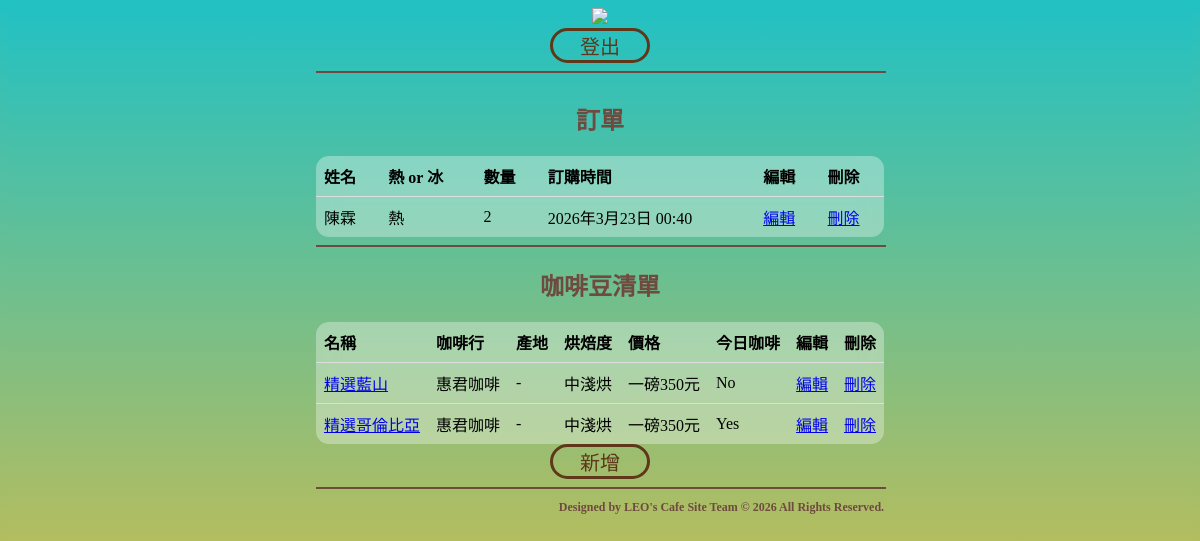
Page /adminmain/ on the committed database.
### LEOsCafeSiteapp/models.py (models this page shows, shortened)
class OrderItem(models.Model):
    Oname = models.CharField(max_length=20, null=False)
    Otemperature = models.CharField(max_length=20, null=False)
    Ocupnumber = models.IntegerField(null=False)
    Oodertime = models.DateTimeField(max_length=50, auto_now_add=True)

class CoffeeBeanItem(models.Model):
    CBname = models.CharField(max_length=50, null=False)
    CBcoffeeshop = models.CharField(max_length=50, null=False)
    CBplace = models.CharField(max_length=50, null=False)
    CBroasting = models.CharField(max_length=50, null=False)
    CBprice = models.CharField(max_length=50, null=False)
    CBflavor = models.CharField(max_length=50, null=False)
    CBurl = models.CharField(max_length=200, null=False)
    CBcoffeetoday = models.CharField(max_length=10, null=False)

### LEOsCafeSiteapp/views.py (the view)
# urls.py: path('adminmain/', views.adminmain),
def adminmain(request):
	CoffeeBeanItems = CoffeeBeanItem.objects.all().order_by('id')
	OrderItems = OrderItem.objects.all().order_by('Oodertime')
	return render(request, "adminmain.html", locals())

### templates/adminmain.html (shortened to what this page needs)
{% extends "base.html" %}
{% load static %}
{% block menu %}
    <a href="/logout/"><button class="base-button" type="button">登出</button></a>
{% endblock %}
{% block content %}
    <h2 style="color: #6e4a3f;">訂單</h2>
    <table class="all-coffee-table">
        <th>姓名</th><th>熱 or 冰</th><th>數量</th><th>訂購時間</th><th>編輯</th><th>刪除</th>
        {% for orditem in OrderItems %}
            <tr>
                <td style="text-align: left;">{{orditem.Oname}}</td>
                <td style="text-align: left;">{{orditem.Otemperature}}</td>
                <td style="text-align: left;">{{orditem.Ocupnumber}}</td>
                <td style="text-align: left;">{{orditem.Oodertime}}</td>
                <td style="text-align: left;">
                    <a href="/orderedit/{{orditem.id}}/load/" title="編輯">編輯</a>
                </td>
                <td style="text-align: left;">
                    <a href="/orderdelete/{{orditem.id}}/" title="編輯">刪除</a>
                </td>
            </tr>
        {% endfor %}
    </table>
    <hr width="100%" size="2" color="#6e4a3f" noshade>
    <h2 style="color: #6e4a3f;">咖啡豆清單</h2>
    <table class="all-coffee-table">
        <th>名稱</th><th>咖啡行</th><th>產地</th><th>烘焙度</th><th>價格</th><th>今日咖啡</th><th>編輯</th><th>刪除</th>
        {% for cbitem in CoffeeBeanItems %}
            <tr>
                <td style="text-align: left;">
                    <a href="{{cbitem.CBurl}}">
                    {{cbitem.CBname}}</a>
                </td>
                <td style="text-align: left;">{{cbitem.CBcoffeeshop}}</td>
                <td style="text-align: left;">{{cbitem.CBplace}}</td>
                <td style="text-align: left;">{{cbitem.CBroasting}}</td>
                <td style="text-align: left;">{{cbitem.CBprice}}</td>
                <td style="text-align: left;">{{cbitem.CBcoffeetoday}}</td>
                <td style="text-align: left;">
                    <a href="/cafeedit/{{cbitem.id}}/load/" title="編輯">編輯</a>
                </td>
                <td style="text-align: left;">
                    <a href="/cafedelete/{{cbitem.id}}/" title="刪除">刪除</a>
                </td>
            </tr>
        {% endfor %}
    </table>
    <a href="/cafeadd/"><button class="base-button" type="button">新增</button></a>
{% endblock %}

### templates/base.html (shortened to what this page needs)
<!DOCTYPE html>
<html>
<head>
    {% load static %}
	<link href="{% static "css/style.css" %}" rel="stylesheet" type="text/css" />
</head>
<body>
    <div id="warp">
        <table border="0" align="center" cellpadding="0" cellspacing="0", style="max-width: 800px;">
            <tr>
                <td align="middle">
                    <img class="img-fix2" src="{% static "images/logo.png" %}" width=40% />
                </td>
            </tr>
            <tr>
                <td align="absmiddle">
                    {% block menu %}{% endblock %}
                </td>
            </tr>
            <tr>
                <td align="center">
                    <hr width="100%" size="2" color="#6e4a3f" noshade>
                </td>
            </tr>
            <tr>
                <td align="center">
                    {% block content %}{% endblock %}
                </td>
            </tr>
            <tr>
                <td align="center">
                    <hr width="100%" size="2" color="#6e4a3f" noshade>
                </td>
            </tr>
            <tr>
                <td align="center">
                    <div align="right">
                        <b style="font-size:12px;color:#6e4a3f;">
                            Designed by LEO's Cafe Site Team © 2026 All Rights Reserved.</b>
                    </div>
                </td>
            </tr>
        </table>
    </div>
</body>
</html>

### static/css/style.css (style rules this page uses)
html, body { min-height: 100vh; background: linear-gradient(to bottom, rgba(34, 193, 195, 1), rgba(253, 187, 45, 1)); height: auto; }
td { vertical-align: middle; }
#warp { display: table; height: 100%; margin-right: auto; margin-left: auto; width: auto; text-align: center; }
.img-fix2 { width:auto; max-height:250px; }
.base-button { background-color: transparent; border: 3px solid #5e3819; border-radius: 50px; color: #5e3819; padding: 0px 0px; text-align: center; text-decoration: none; display: inline-block; font-size: 20px; cursor: pointer; width: 100px; max-width: 100%; }
.all-coffee-table { border-collapse: collapse; width: 100%; background-color: #fff5; backdrop-filter: blur(10px); border-radius: .8rem; }
.all-coffee-table th { padding: 8px; text-align: left; }
.all-coffee-table td { padding: 8px; text-align: left; border-top: 1px solid #DDD; }

### rows in the picture
OrderItem: Oname "陳霖", Otemperature "熱", Ocupnumber "2", Oodertime "2026年3月23日 00:40"
CoffeeBeanItem: CBname "精選藍山", CBcoffeeshop "惠君咖啡", CBplace "-", CBroasting "中淺烘", CBprice "一磅350元", CBcoffeetoday "No"
CoffeeBeanItem: CBname "精選哥倫比亞", CBcoffeeshop "惠君咖啡", CBplace "-", CBroasting "中淺烘", CBprice "一磅350元", CBcoffeetoday "Yes"
